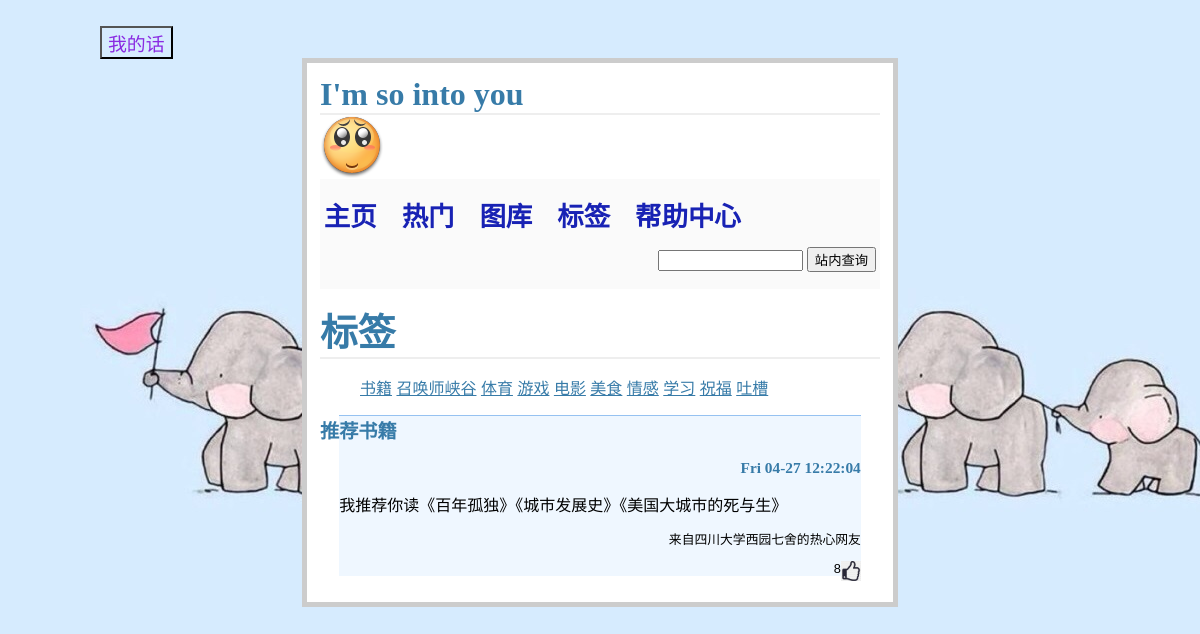
The page /flag/书籍 on the database its author committed.
### tables this page shows
CREATE TABLE entries (id integer PRIMARY KEY AUTOINCREMENT, title string NOT NULL, text string NOT NULL, time STRING, up INTEGER DEFAULT (0), area STRING, flag STRING);

### flaskr.py (the view)
@app.route('/flag/<f>',methods=['GET','POST'])
def f(f):
    query = f
    cur = g.db.execute('select title, text, time, up, id,area ,flag from entries  where text like "%'+query+'%" or title like "%'+query+'%" or area like "%'+query+'%" or time like "%'+query+'%" or flag like "%'+query+'%" order by id desc')
    entries = [dict(title=row[0], text=row[1], time=row[2],up=row[3],id=row[4],area=row[5]) for row in cur.fetchall()]
    g.db.commit()
    return render_template('flag.html',entries=entries)

### flaskr.py (called while the page is built)
def connect_db():
    return sqlite3.connect(app.config['DATABASE'])

@app.before_request
def before_request():
    g.db = connect_db()

@app.teardown_request
def teardown_request(exception):
    g.db.close()

### templates/flag.html (shortened to what this page needs)
﻿{% extends "layout.html" %}
{% block body %}
<h1 style="font-weight: bold;font-size:1cm;font-family:YouYuan;">标签</h1>
  <ul>
      <a href="/flag/书籍">书籍</a>
      <a href="/flag/召唤师峡谷">召唤师峡谷</a>
      <a href="/flag/体育">体育</a>
      <a href="/flag/游戏">游戏</a>
      <a href="/flag/电影">电影</a>
      <a href="/flag/美食">美食</a>
      <a href="/flag/情感">情感</a>
      <a href="/flag/学习">学习</a>
      <a href="/flag/祝福">祝福</a>
      <a href="/flag/吐槽">吐槽</a>
  </ul>
  <ul class=entries>
  {% for entry in entries %}
 <li style='border-top:0.1px solid #96c2f1;background:#eff7ff'><h2>{{ entry.title }}
    {% if entry.time %}
      <p style='font-size:0.8em;text-align: right ;'>{{ entry.time }}</p></h2>
    {% endif %}</h2>
    {{ entry.text|safe }}
    {% if entry.area %}
      <p style='font-size:0.8em;text-align:right'>来自{{ entry.area }}的热心网友</h2>
    {% endif %}
    {% if entry.up %}
      <p style='font-size:0.8em;text-align:right'>{{ entry.up }}</h2>
    {% endif %}</h2>
    <a style="float: right;" href='../up/{{entry.id}}'><img src='../static/up.jpg' style='width:20px;height:20px;'></img></a>
  {% else %}
    <li><em>查询不到相关内容</em>
  {% endfor %}
</ul>
{% endblock %}

### static/style.css (style rules this page uses)
body { font-family: sans-serif; background: #eee; }
a, h1, h2 { color: #377BA8; }
h1, h2 { font-family: 'Georgia', serif; margin: 0; }
h1 { border-bottom: 2px solid #eee; }
h2 { font-size: 1.2em; }
.entries { list-style: none; margin: 0; padding: 0; }
.entries li { margin: 0.8em 1.2em; }
.entries li h2 { margin-left: -1em; }

### rows shown on the page
entries: title "推荐书籍", time "Fri 04-27 12:22:04", text "我推荐你读《百年孤独》《城市发展史》《美国大城市的死与生》", area "四川大学西园七舍", up "8"
